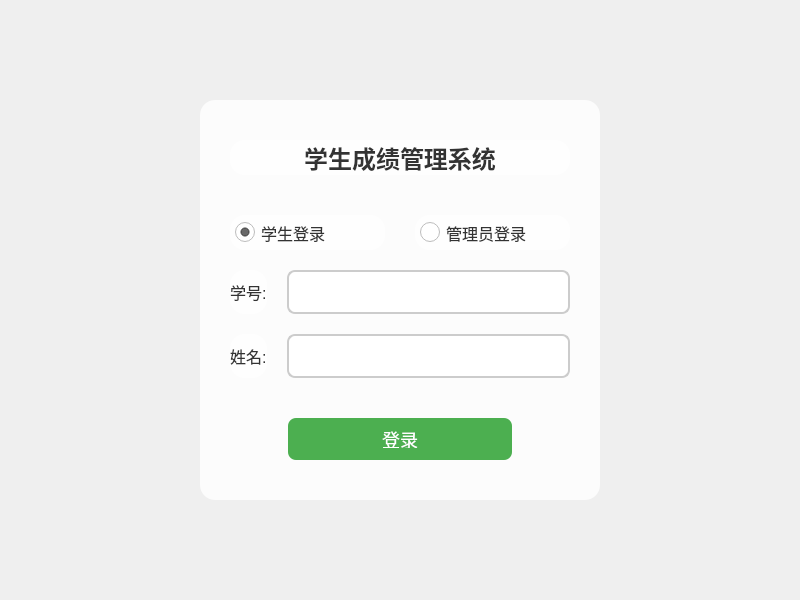
<?xml version="1.0" encoding="UTF-8"?>
<ui version="4.0">
 <class>LoginWindow</class>
 <widget class="QWidget" name="LoginWindow">
  <property name="geometry">
   <rect>
    <x>0</x>
    <y>0</y>
    <width>800</width>
    <height>600</height>
   </rect>
  </property>
  <property name="windowTitle">
   <string>学生成绩管理系统 - 登录</string>
  </property>
  <widget class="QWidget" name="central_widget" native="true">
   <property name="geometry">
    <rect>
     <x>200</x>
     <y>100</y>
     <width>400</width>
     <height>400</height>
    </rect>
   </property>
   <property name="styleSheet">
    <string notr="true">QWidget {
    background-color: rgba(255, 255, 255, 200);
    border-radius: 15px;
}</string>
   </property>
   <layout class="QVBoxLayout" name="verticalLayout">
    <property name="spacing">
     <number>20</number>
    </property>
    <property name="leftMargin">
     <number>30</number>
    </property>
    <property name="topMargin">
     <number>40</number>
    </property>
    <property name="rightMargin">
     <number>30</number>
    </property>
    <property name="bottomMargin">
     <number>40</number>
    </property>
    <item>
     <widget class="QLabel" name="title_label">
      <property name="styleSheet">
       <string notr="true">QLabel {
    font-size: 24px;
    font-weight: bold;
    color: #333333;
    margin-bottom: 20px;
}</string>
      </property>
      <property name="text">
       <string>学生成绩管理系统</string>
      </property>
      <property name="alignment">
       <set>Qt::AlignCenter</set>
      </property>
     </widget>
    </item>
    <item>
     <layout class="QHBoxLayout" name="type_layout">
      <property name="spacing">
       <number>30</number>
      </property>
      <item>
       <widget class="QRadioButton" name="student_radio">
        <property name="styleSheet">
         <string notr="true">QRadioButton {
    font-size: 16px;
    color: #333333;
    padding: 5px;
}
QRadioButton::indicator {
    width: 20px;
    height: 20px;
}</string>
        </property>
        <property name="text">
         <string>学生登录</string>
        </property>
        <property name="checked">
         <bool>true</bool>
        </property>
       </widget>
      </item>
      <item>
       <widget class="QRadioButton" name="admin_radio">
        <property name="styleSheet">
         <string notr="true">QRadioButton {
    font-size: 16px;
    color: #333333;
    padding: 5px;
}
QRadioButton::indicator {
    width: 20px;
    height: 20px;
}</string>
        </property>
        <property name="text">
         <string>管理员登录</string>
        </property>
       </widget>
      </item>
     </layout>
    </item>
    <item>
     <layout class="QHBoxLayout" name="id_layout">
      <item>
       <widget class="QLabel" name="id_label">
        <property name="styleSheet">
         <string notr="true">font-size: 16px; color: #333333;</string>
        </property>
        <property name="text">
         <string>学号:</string>
        </property>
       </widget>
      </item>
      <item>
       <widget class="QLineEdit" name="id_input">
        <property name="styleSheet">
         <string notr="true">QLineEdit {
    padding: 10px;
    border: 2px solid #CCCCCC;
    border-radius: 8px;
    background-color: white;
    font-size: 16px;
    min-height: 20px;
}
QLineEdit:focus {
    border-color: #4CAF50;
}</string>
        </property>
       </widget>
      </item>
     </layout>
    </item>
    <item>
     <layout class="QHBoxLayout" name="name_layout">
      <item>
       <widget class="QLabel" name="name_label">
        <property name="styleSheet">
         <string notr="true">font-size: 16px; color: #333333;</string>
        </property>
        <property name="text">
         <string>姓名:</string>
        </property>
       </widget>
      </item>
      <item>
       <widget class="QLineEdit" name="name_input">
        <property name="styleSheet">
         <string notr="true">QLineEdit {
    padding: 10px;
    border: 2px solid #CCCCCC;
    border-radius: 8px;
    background-color: white;
    font-size: 16px;
    min-height: 20px;
}
QLineEdit:focus {
    border-color: #4CAF50;
}</string>
        </property>
       </widget>
      </item>
     </layout>
    </item>
    <item alignment="Qt::AlignHCenter">
     <widget class="QPushButton" name="login_button">
      <property name="styleSheet">
       <string notr="true">QPushButton {
    background-color: #4CAF50;
    color: white;
    padding: 12px;
    border: none;
    border-radius: 8px;
    font-size: 18px;
    min-width: 200px;
    margin-top: 20px;
}
QPushButton:hover {
    background-color: #45a049;
}
QPushButton:pressed {
    background-color: #3d8b40;
}</string>
      </property>
      <property name="text">
       <string>登录</string>
      </property>
     </widget>
    </item>
   </layout>
  </widget>
 </widget>
 <resources/>
 <connections/>
</ui>
